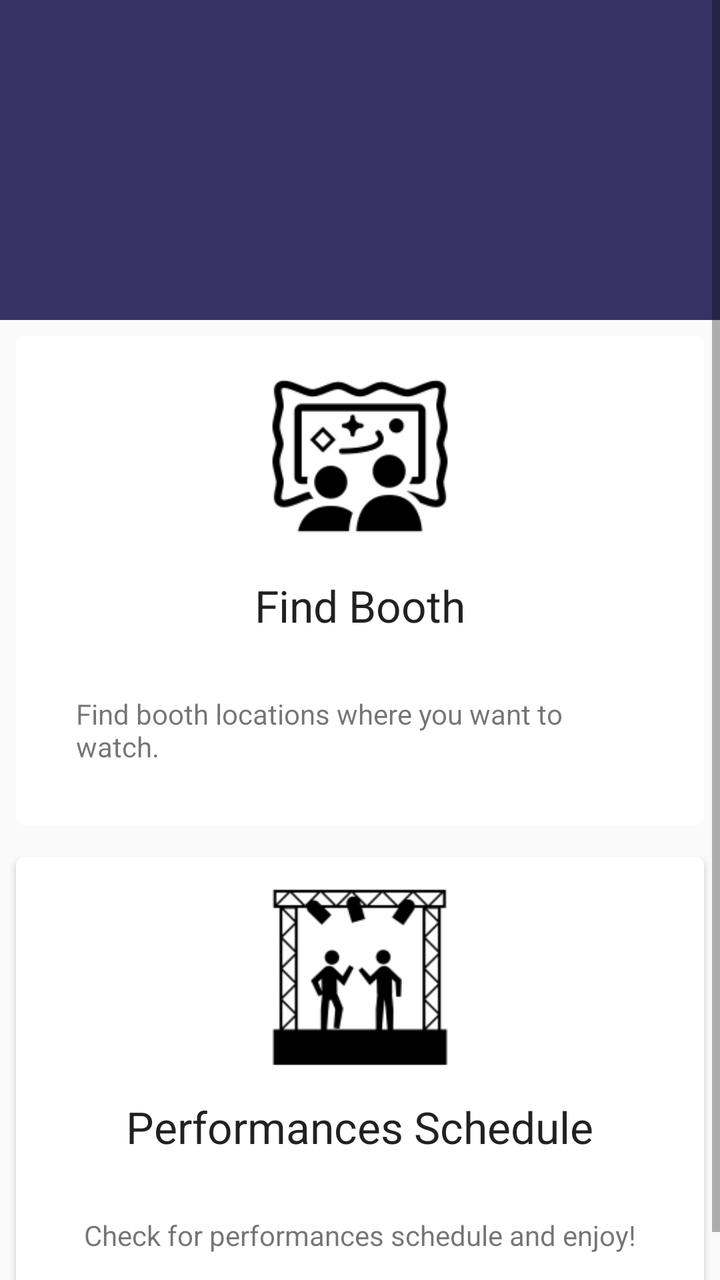
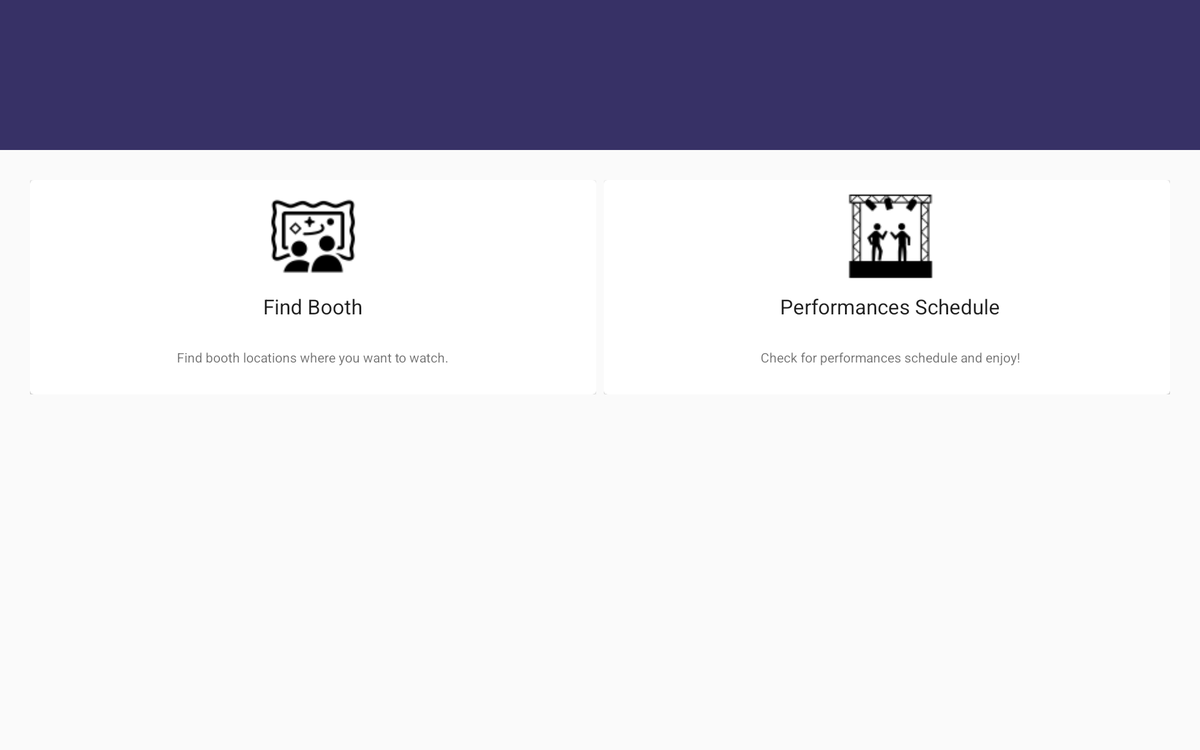

One screen, two layout resources from the same app: the default and the repository's alternative for another configuration. Each is rendered where Android would select it; the XML of both is given below.
<!-- AndroidManifest.xml: application theme Theme.Zion_BaekhyangFest -->
<!-- res/layout/activity_main.xml -->
<android.support.v4.widget.DrawerLayout
    xmlns:android="http://schemas.android.com/apk/res/android"
    xmlns:tools="http://schemas.android.com/tools"
    tools:context=".Main"
    android:id="@+id/drawer_layout"
    android:layout_width="match_parent"
    android:layout_height="match_parent">
    
    <ScrollView
        android:layout_width="match_parent"
        android:layout_height="match_parent"
        android:id="@+id/scrollview">
        <LinearLayout
            android:layout_width="match_parent"
            android:layout_height="match_parent"
            android:orientation="vertical">


            
                
                
                
                
                
            <android.support.v7.widget.Toolbar
                android:id="@+id/my_awesome_toolbar"
                android:layout_height="160dp"
                android:layout_width="match_parent"
                android:minHeight="?actionBarSize"
                android:background="?colorPrimary"
                android:paddingBottom="18dp"
                android:gravity="bottom"
                android:theme="@style/ThemeOverlay.AppCompat.Dark.ActionBar"/>



            <android.support.v7.widget.CardView
                xmlns:card_view="http://schemas.android.com/apk/res-auto"
                android:id="@+id/booth"
                android:layout_gravity="center"
                android:layout_width="match_parent"
                android:layout_height="wrap_content"
                card_view:cardCornerRadius="4dp"
                android:layout_margin="8dp"
                android:foreground="?selectableItemBackground">
                <LinearLayout
                    android:layout_width="match_parent"
                    android:layout_height="match_parent"
                    android:orientation="vertical">
                    <ImageView
                        android:layout_gravity="center"
                        android:layout_width="100dp"
                        android:layout_height="100dp"
                        android:src="@drawable/booth"
                        android:layout_margin="10dp"/>
                    <TextView
                        android:layout_width="wrap_content"
                        android:layout_height="wrap_content"
                        android:textAppearance="?android:attr/textAppearanceLarge"
                        android:text="@string/card_booth_title"
                        android:id="@+id/booth_title"
                        android:layout_gravity="center_horizontal" />
                    <TextView
                        android:layout_width="wrap_content"
                        android:layout_height="wrap_content"
                        android:text="@string/card_booth_desc"
                        android:id="@+id/booth_desc"
                        android:layout_gravity="center_horizontal"
                        android:padding="30dp"/>


                </LinearLayout>
            </android.support.v7.widget.CardView>

            <android.support.v7.widget.CardView
                xmlns:card_view="http://schemas.android.com/apk/res-auto"
                android:id="@+id/performance"
                android:layout_gravity="center"
                android:layout_width="match_parent"
                android:layout_height="wrap_content"
                card_view:cardCornerRadius="4dp"
                android:layout_margin="8dp"
                android:foreground="?selectableItemBackground">
                <LinearLayout
                    android:layout_width="match_parent"
                    android:layout_height="match_parent"
                    android:orientation="vertical">
                    <ImageView
                        android:layout_gravity="center"
                        android:layout_width="100dp"
                        android:layout_height="100dp"
                        android:src="@drawable/stage"
                        android:layout_margin="10dp"/>
                    <TextView
                        android:layout_width="wrap_content"
                        android:layout_height="wrap_content"
                        android:textAppearance="?android:attr/textAppearanceLarge"
                        android:text="@string/card_performance_title"
                        android:id="@+id/performance_title"
                        android:layout_gravity="center_horizontal" />
                    <TextView
                        android:layout_width="wrap_content"
                        android:layout_height="wrap_content"
                        android:text="@string/card_performance_desc"
                        android:id="@+id/performance_desc"
                        android:layout_gravity="center_horizontal"
                        android:padding="30dp"/>
                </LinearLayout>

            </android.support.v7.widget.CardView>


        </LinearLayout>
    </ScrollView>



    
    <ListView android:id="@+id/left_drawer"
        android:layout_width="240dp"
        android:layout_height="match_parent"
        android:layout_gravity="start|bottom"
        android:choiceMode="singleChoice"
        android:divider="@android:color/transparent"
        android:background="#ffffff"/>
</android.support.v4.widget.DrawerLayout>
<!-- resources referenced by this layout -->
<resources>
  <!-- drawable booth: png bitmap (drawable-hdpi, 2041 bytes) -->
  <!-- drawable stage: png bitmap (drawable-hdpi, 2047 bytes) -->
  <string name="card_booth_desc">Find booth locations where you want to watch.</string>
  <string name="card_booth_title">Find Booth</string>
  <string name="card_performance_desc">Check for performances schedule and enjoy!</string>
  <string name="card_performance_title">Performances Schedule</string>
  <style name="Theme.Zion_BaekhyangFest" parent="Theme.AppCompat.Light.DarkActionBar">
          
          <item name="colorPrimary">#ff373166</item>
          <item name="colorPrimaryDark">#ff28244b</item>
          <item name="colorAccent">#ff373166</item>
          <item name="drawerArrowStyle">@style/DrawerArrowStyle</item>
      </style>
  <style name="DrawerArrowStyle" parent="Widget.AppCompat.DrawerArrowToggle">
          <item name="spinBars">true</item>
          <item name="color">@android:color/white</item>
      </style>
</resources>
<!-- res/layout-xlarge/activity_main.xml (the repository's variant of the layout above) -->
<!-- drawn on a large tablet held sideways -->
<android.support.v4.widget.DrawerLayout
    xmlns:android="http://schemas.android.com/apk/res/android"
    xmlns:tools="http://schemas.android.com/tools"
    tools:context=".Main"
    android:id="@+id/drawer_layout"
    android:layout_width="match_parent"
    android:layout_height="match_parent">
    
    <ScrollView
        android:layout_width="match_parent"
        android:layout_height="match_parent"
        android:id="@+id/scrollview">
        <LinearLayout
            android:layout_width="match_parent"
            android:layout_height="match_parent"
            android:orientation="vertical">
            <android.support.v7.widget.Toolbar
                android:id="@+id/my_awesome_toolbar"
                android:layout_height="160dp"
                android:layout_width="match_parent"
                android:minHeight="?actionBarSize"
                android:background="?colorPrimary"
                android:paddingBottom="18dp"
                android:gravity="bottom"
                android:theme="@style/ThemeOverlay.AppCompat.Dark.ActionBar"
                android:layout_alignParentBottom="true"
                android:layout_alignParentLeft="true"
                android:layout_alignParentStart="true" />
        <LinearLayout android:layout_width="fill_parent"
            android:layout_height="fill_parent"
            android:orientation="horizontal"
            android:padding="32dp">
            <LinearLayout android:layout_width="0dp"
                android:layout_height="fill_parent"
                android:layout_weight="1"
                android:orientation="vertical"
                android:layout_marginRight="8dp">
                <android.support.v7.widget.CardView
                    xmlns:card_view="http://schemas.android.com/apk/res-auto"
                    android:id="@+id/booth"
                    android:layout_gravity="center"
                    android:layout_width="match_parent"
                    android:layout_height="wrap_content"
                    card_view:cardCornerRadius="4dp"
                    android:foreground="?selectableItemBackground">
                    <LinearLayout
                        android:layout_width="match_parent"
                        android:layout_height="match_parent"
                        android:orientation="vertical">
                        <ImageView
                            android:layout_gravity="center"
                            android:layout_width="100dp"
                            android:layout_height="100dp"
                            android:src="@drawable/booth"
                            android:layout_margin="10dp"/>
                        <TextView
                            android:layout_width="wrap_content"
                            android:layout_height="wrap_content"
                            android:textAppearance="?android:attr/textAppearanceLarge"
                            android:text="@string/card_booth_title"
                            android:id="@+id/booth_title"
                            android:layout_gravity="center_horizontal" />
                        <TextView
                            android:layout_width="wrap_content"
                            android:layout_height="wrap_content"
                            android:text="@string/card_booth_desc"
                            android:id="@+id/booth_desc"
                            android:layout_gravity="center_horizontal"
                            android:padding="30dp"/>


                    </LinearLayout>
                </android.support.v7.widget.CardView>
            </LinearLayout>
            <LinearLayout android:layout_width="0dp"
                android:layout_height="fill_parent"
                android:layout_weight="1"
                android:orientation="vertical">
                <android.support.v7.widget.CardView
                    xmlns:card_view="http://schemas.android.com/apk/res-auto"
                    android:id="@+id/performance"
                    android:layout_gravity="center"
                    android:layout_width="match_parent"
                    android:layout_height="wrap_content"
                    card_view:cardCornerRadius="4dp"
                    android:foreground="?selectableItemBackground">
                    <LinearLayout
                        android:layout_width="match_parent"
                        android:layout_height="match_parent"
                        android:orientation="vertical"
                        android:layout_marginLeft="8dp">
                        <ImageView
                            android:layout_gravity="center"
                            android:layout_width="100dp"
                            android:layout_height="100dp"
                            android:src="@drawable/stage"
                            android:layout_margin="10dp"/>
                        <TextView
                            android:layout_width="wrap_content"
                            android:layout_height="wrap_content"
                            android:textAppearance="?android:attr/textAppearanceLarge"
                            android:text="@string/card_performance_title"
                            android:id="@+id/performance_title"
                            android:layout_gravity="center_horizontal" />
                        <TextView
                            android:layout_width="wrap_content"
                            android:layout_height="wrap_content"
                            android:text="@string/card_performance_desc"
                            android:id="@+id/performance_desc"
                            android:layout_gravity="center_horizontal"
                            android:padding="30dp"/>
                    </LinearLayout>

                </android.support.v7.widget.CardView>

            </LinearLayout>



        </LinearLayout>
        </LinearLayout>
    </ScrollView>



    
    <ListView android:id="@+id/left_drawer"
        android:layout_width="240dp"
        android:layout_height="match_parent"
        android:layout_gravity="start|bottom"
        android:choiceMode="singleChoice"
        android:divider="@android:color/transparent"
        android:background="#ffffff"/>
</android.support.v4.widget.DrawerLayout>
